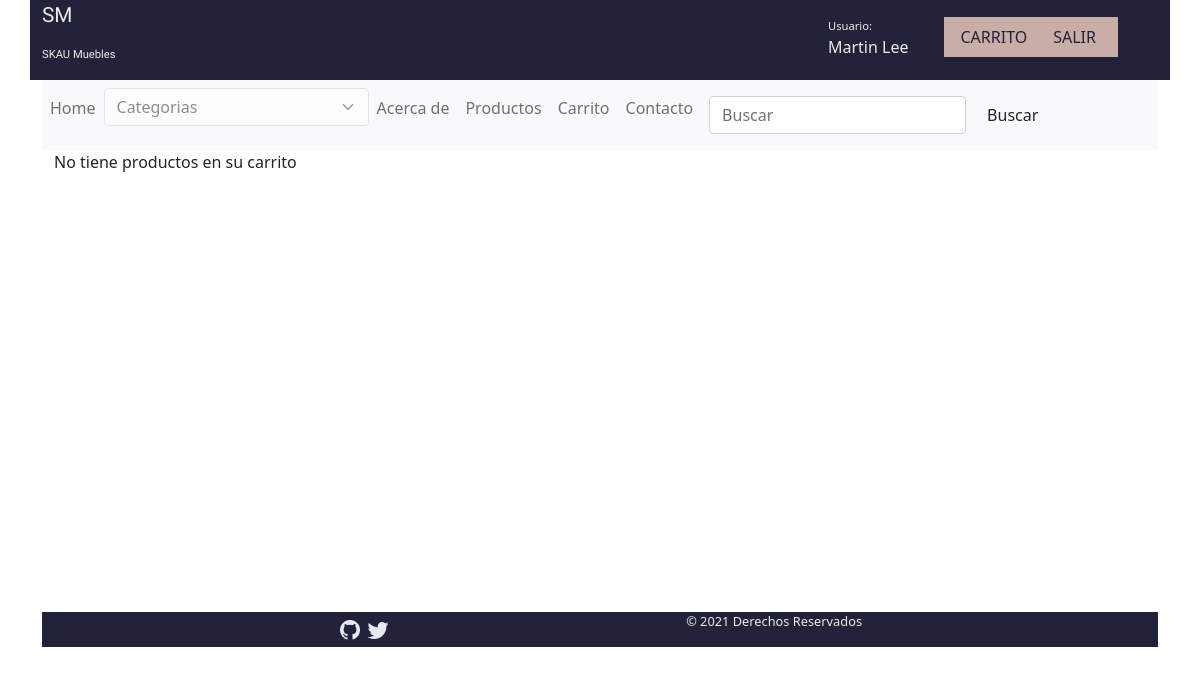
The app's page /carrito/ (signed in), older data.
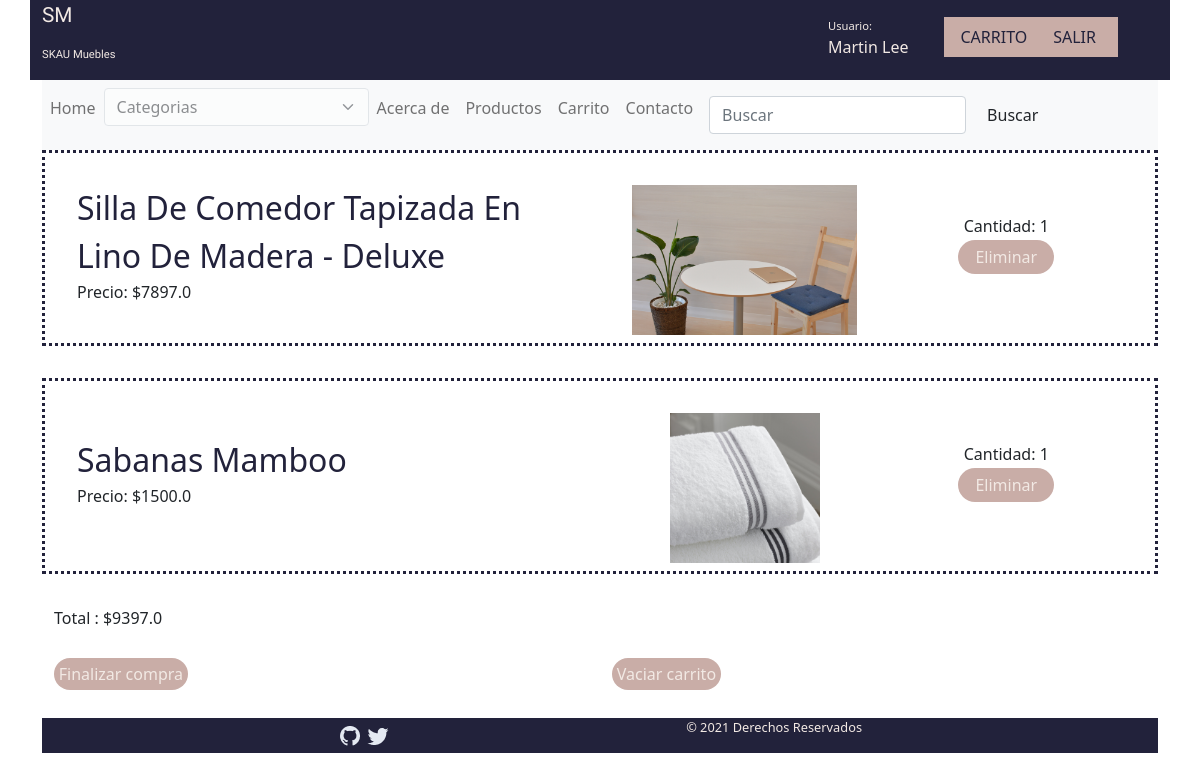
The same page, newer data.
### CARRITO/models.py (models this page shows, shortened)
class Carrito(models.Model):
    usuario = models.ForeignKey(User, on_delete=models.CASCADE, related_name='usuario')
    productos = models.ForeignKey(Producto, on_delete=models.CASCADE,related_name="carrito")
    cantidad =  models.IntegerField()
    class Meta:
        verbose_name='Carrito'

class Producto(models.Model):
    titulo =  models.CharField(max_length=200)
    imagenProducto =  models.ImageField(upload_to='productos',blank = True, null = True)
    descripcion = models.CharField(max_length=254)
    precio =  models.FloatField()
    categoria = models.ForeignKey(Categoria,on_delete= models.CASCADE, null=False)
    created =  models.DateTimeField(auto_now_add=True)
    updated =  models.DateTimeField(auto_now_add=True)

### CARRITO/views.py (the view)
# urls.py: path('carrito/', views.carrito, name='Carrito'),
@login_required(login_url='login')
def carrito(request):
    user = request.user
    id_user =  user.id
    productos =  Carrito.objects.filter(usuario_id = id_user).select_related('productos')
    total = 0
    for p in productos:
        producto = Producto.objects.get(pk = p.productos_id)
        total = total + (producto.precio* p.cantidad)
    if request.user.is_authenticated:
        return render(request,"carrito/carrito.html",{'carrito': productos, 'vacio':'No tiene productos en su carrito', 'total':total})
    else:
        return render(request,"carrito/carrito.html", {'vacio': 'No tiene productos en su carrito'})

### CARRITO/context_processors.py (called while the page is built)
def extras(request):
    categorias =  Categoria.objects.all()
    return {'categorias':categorias}

### CARRITO/templates/carrito/carrito.html (shortened to what this page needs)
{% extends "layout.html" %}
{% block content %}
    {% load static %}
    <div class="container">
    {% if carrito %}
                {% for pr in carrito %}
                        <div class="contenedor_de_productos row">
                            <div class=" col informacion col-sm-12 col-xs-12 col-md-6 col-lg-6">
                                <div class="titulo_producto"><a class='link_pr_carro' href="{% url 'verProducto' pr.productos.id %}">{{pr.productos.titulo}}</a></div>
                                <div class="info_de_producto">Precio: ${{pr.productos.precio}}</div>
                            </div>
                            <div class="col col_imagen col col-sm-12 col-xs-12 col-md-3 col-lg-3">
                                    <img class="imagen_producto" src="{{ pr.productos.imagenProducto.url }}" alt="" height="150px" width="auto" >
                            </div>
                            <div class="col col_imagen col col-sm-12 col-xs-12 col-md-3 col-lg-3">
                                <div class="info_de_producto">Cantidad: {{pr.cantidad}}</div>
                                <a class="link_producto" href="{% url 'EliminarDelCarrito' pr.productos.id %}">Eliminar</a>
                            </div>
                    </div>
                {%endfor%}
            <div><span>Total : $</span>{{total}}</div>
            <div class="row">
                <div class="col justify-content-center" style="margin-top: 2em;"><a class="link_producto " href="">Finalizar compra</a></div>
                <div class="col justify-content-center" style="margin-top: 2em;"><a class="link_producto " href="{% url 'vaciarCarrito' %}">Vaciar carrito</a></div>
            </div>
    {% else %}
            {{vacio}}
    {% endif %}
    </div>
{%endblock%}

### CARRITO/templates/layout.html (shortened to what this page needs)
{% load static %}
<!DOCTYPE html>
<html>
<head>
    <link rel="stylesheet" href="{% static 'bootstrap/css/bootstrap.min.css' %}">
    <link rel="stylesheet" href="{% static 'css/normalize.css' %}">
    <link rel="stylesheet" href="{% static 'css/mis_estilos.css' %}">
</head>
<body>
    <div class="container">
        <div class="contenedor">
                {% include 'header.html' %}
                    {% include 'nav.html' %}
                    {% block content%}
                    {% endblock%}
        </div>
        {% include 'footer.html' %}
    </div>
</body>
</html>

### CARRITO/templates/header.html (shortened to what this page needs)
<header >
    <div class="row">
            <div class="col" id="logo_marca" >
                <div class="logo_jk">
                     <a href="{% url 'Home' %}" style="text-decoration: none;">
                         <p id="logo_jk">SM</p>
                    </a>
                </div>
                <a href="{% url 'Home' %}" style="text-decoration: none;">
                    <p id="marca">SKAU Muebles</p>
                </a>
            </div>
            <div class="col" id="opciones_user">
                {% if user.is_authenticated %}
                    <div class="usuarioConectado">
                        <p class="usuario">Usuario: </p>
                        <p class="usuario_conactado">{{ user.get_full_name }}</p>
                    </div>
                {% endif%}
                <div class="opciones">
                    {% if user.is_authenticated %}
                            {% if request.user.is_superuser %}
                                    <a class="boton_opciones_user" href="{% url 'Logout' %}">SALIR</a>
                            {%else%}
                                <div class="row">
                                        <a class="boton_opciones_user col col-lg-6 col-sm-12 col-xs-12" href="{% url 'Carrito' %}">CARRITO</a>
                                        <a class="boton_opciones_user col col-lg-6 col-sm-12 col-xs-12" href="{% url 'Logout' %}">SALIR</a>
                                </div>
                            {% endif %}
                    {% endif %}
                </div>
            </div>
</header>

### CARRITO/templates/nav.html (shortened to what this page needs)
        {% load static %}
    <nav class="navbar navbar-expand-lg navbar-light bg-light">
        {% load static %}
        <div>
            <div class="collapse navbar-collapse" id="navbarSupportedContent">
            <ul class="navbar-nav me-auto mb-2 mb-lg-0">
                <li class="{% if request.path == '/' %}activo{% endif %} nav-item barrra-item"><a class="nav-link" href="{% url 'Home' %}">Home</a></li>
                <li>
                        <select  class="form-select" aria-label="Categorias" id="id__categoria" onchange="mostrarSelecion();">
                            <option class="accordion-item" value="titulo">Categorias</option>
                        </select>
                </li>
                {% if not request.user.is_superuser %}
                <li class="{% if request.path == '/acerca_de/' %}activo{% endif %} nav-item barrra-item"><a class="nav-link" href="{% url 'Aacerca de' %}">Acerca de</a></li>
                {% endif %}
                <li class="{% if request.path == '/producto/' %}activo{% endif %} nav-item barrra-item"><a class="nav-link" href="{% url 'Producto' %}">Productos</a></li>
                {% if not request.user.is_superuser %}
                    <li class="{% if request.path == '/carrito/' %}activo{% endif %} nav-item barrra-item"><a class="nav-link" href="{% url 'Carrito' %}">Carrito</a></li>
                {% endif %}
                <li class="{% if request.path == '/contacto/' %}activo{% endif %} nav-item barrra-item"><a class="nav-link" href="{% url 'Contacto' %}">Contacto</a></li>
                <li class="nav-link">
                        <form class="d-flex" action="{% url 'Buscar' %}" method="GET">
                            <input class="form-control me-2" type="search" name="inputProducto"  placeholder="Buscar" aria-label="Buscar">
                            <input class="btn" id="boton__buscar" type="submit" value="Buscar">
                        </form>
                </li>
            </ul>
    </div>
    </nav>

### CARRITO/templates/footer.html
<footer>
    {% load static %}
    <div class="foot">
        <div>
            <img src="{% static 'img/redes/github.png' %}" alt="">
            <img src="{% static 'img/redes/twitter.png'%}" alt="">
        </div>
    <div class="copy">
        <p class="texto_copy">&#169; 2021 Derechos Reservados</p>
    </div>
    </div>
</footer>

### static/css/mis_estilos.css (style rules this page uses)
.contenedor { min-height:580px; margin: 0%; padding: 0%; }
li { list-style: none; }
.barrra-item { color: #c9ada7; }
#logo_marca { background: #22223b; font-family: 'Otomanopee One', sans-serif; width: 20%; }
#logo_jk { color: #f2e9e4; font-size: 1.3em; }
#marca { color: #f2e9e4; font-size: .7em; }
select { border: none; padding-right: 0; padding-left: 0; background: #000000; opacity: 0.5; padding: .5rem 1rem; background-color: transparent; }
#opciones_user { background-color: #22223b; display: flex; flex-direction: row; justify-content: space-evenly; align-items: center; }
.opciones { margin: 0%; padding-bottom: 1.4em; padding-right: 2em; }
nav { background-color: #c9ada7; display: flex; flex-direction: row; align-items: center; }
footer { background-color: #22223b; color: #c9ada7; margin-top: 2em; }
.boton_opciones_user { text-decoration: none; background-color: #c9ada7; color: #22223b; padding: .5rem 1rem; margin-top: 1em; text-align: center; }
#opciones_user { display: flex; flex-direction: row; justify-content: flex-end; align-items: center; padding-right:2em ; }
.usuarioConectado { display: flex; flex-direction: column; justify-content: center; align-items: flex-start; color: #f2e9e4; margin: 0%; margin-right: 3em; padding-top: .8em;; }
.usuario { margin: 0%; padding: 0%; font-size: .7em; }
.foot { display: flex; flex-direction: row; justify-content: space-evenly; align-items: center; align-content: flex-start; }
.copy { display: flex; justify-content: center; align-items: center; }
.texto_copy { font-size: .8em; color: #f2e9e4; }
.imagen_producto { margin-top: 2em; margin-left: 2em; }
.link_producto { text-decoration: none; padding: 0.3em; background-color: #c9ada7; color: #f2e9e4; width: 6em; margin-top: .1em; border-radius: 2em; text-align: center; }
.contenedor_de_productos { margin-bottom: 2em; border: #22223b dotted; padding-bottom: 0.5em; align-items: center; }
.informacion { padding-left: 2em; }
.col_imagen { display: flex; flex-direction: column; align-items: center; justify-content: space-around; padding-right: 2em; }
.titulo_producto { font-size: 2em; }
.imagen_producto { align-content: center; }
.link_pr_carro { color: #22223b; text-decoration: none; }

Row changes from the older to the newer data that the page shows:
added Carrito: productos.titulo "Silla De Comedor Tapizada En Lino De Madera - Deluxe", productos.precio "7897.0", productos.imagenProducto (picture), cantidad "1"
added Carrito: productos.titulo "Sabanas Mamboo", productos.precio "1500.0", productos.imagenProducto (picture), cantidad "1"
Text that changed along with them:
{{ total }}: (not shown) → "9397.0"
{{ vacio }}: "No tiene productos en su carrito" → (not shown)
text now shown: "Total : $ Finalizar compra Vaciar carrito"
